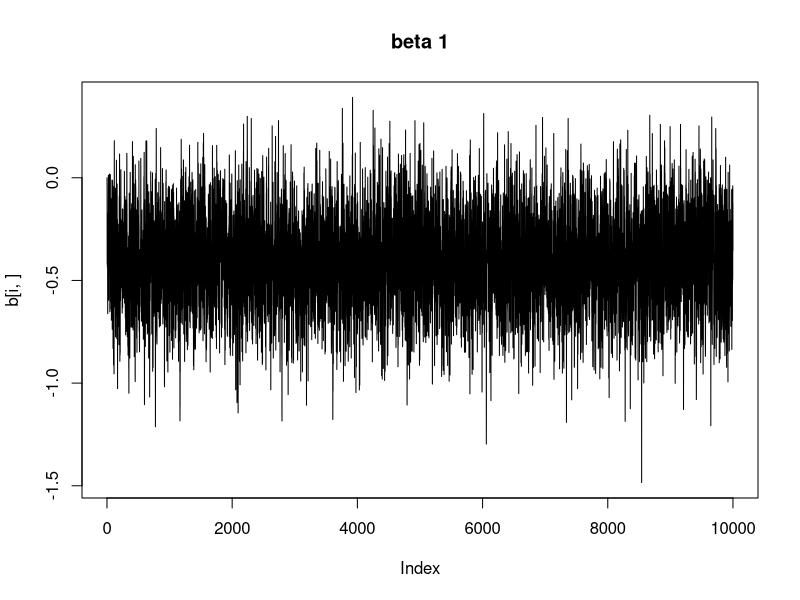
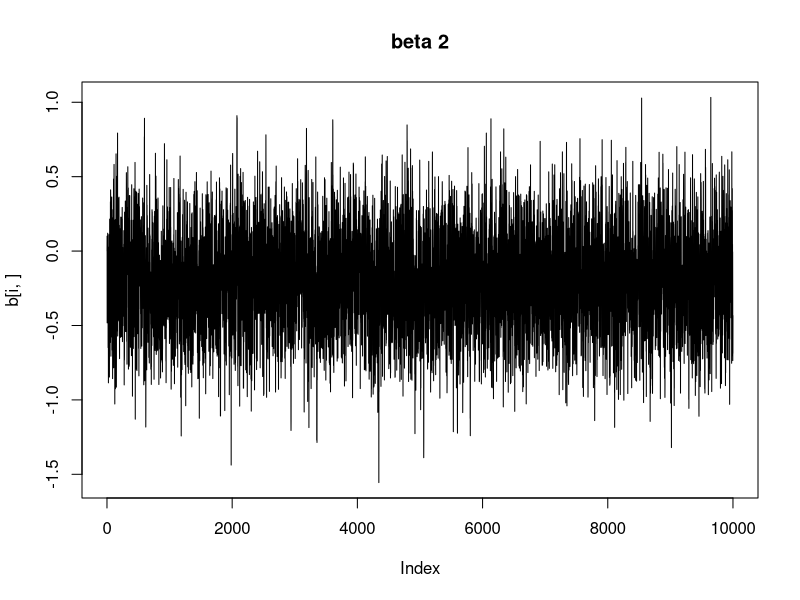
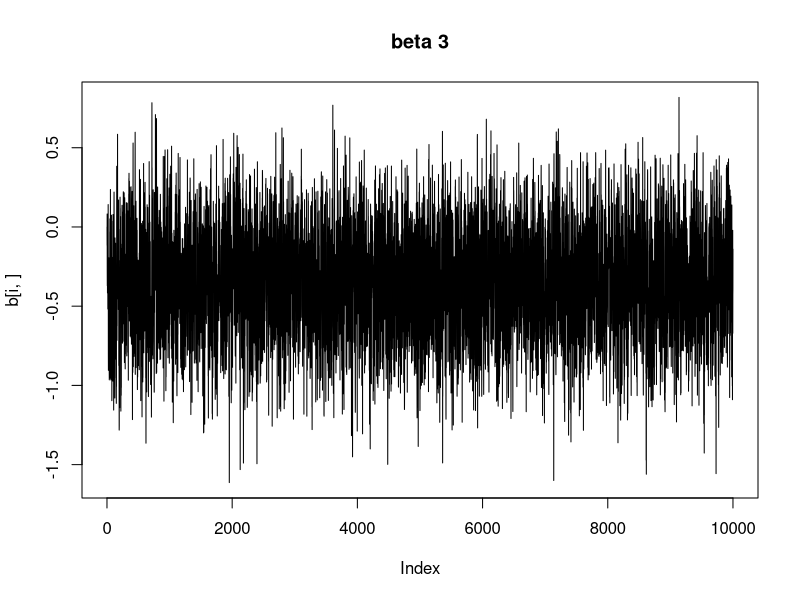
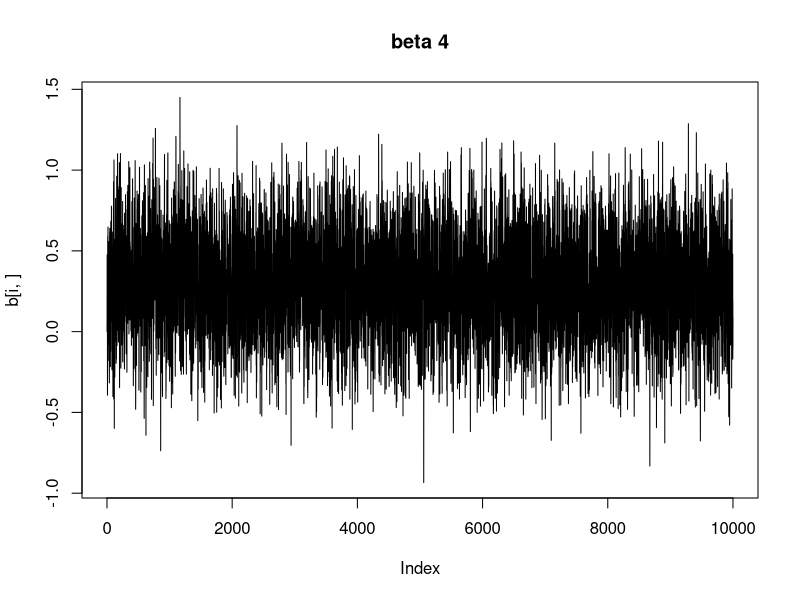
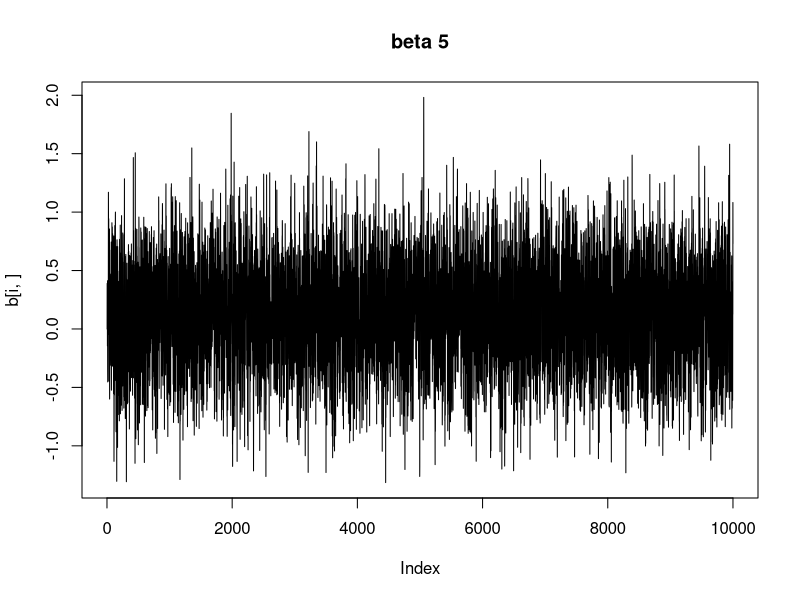
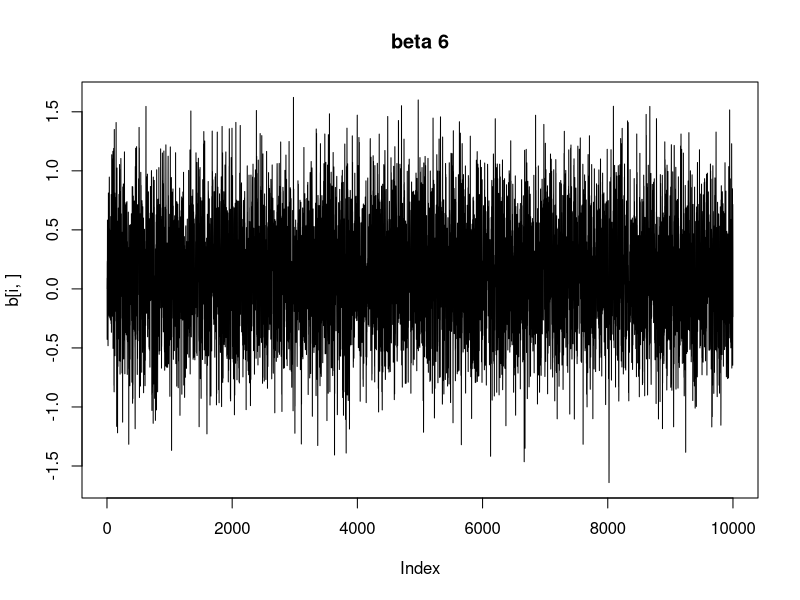
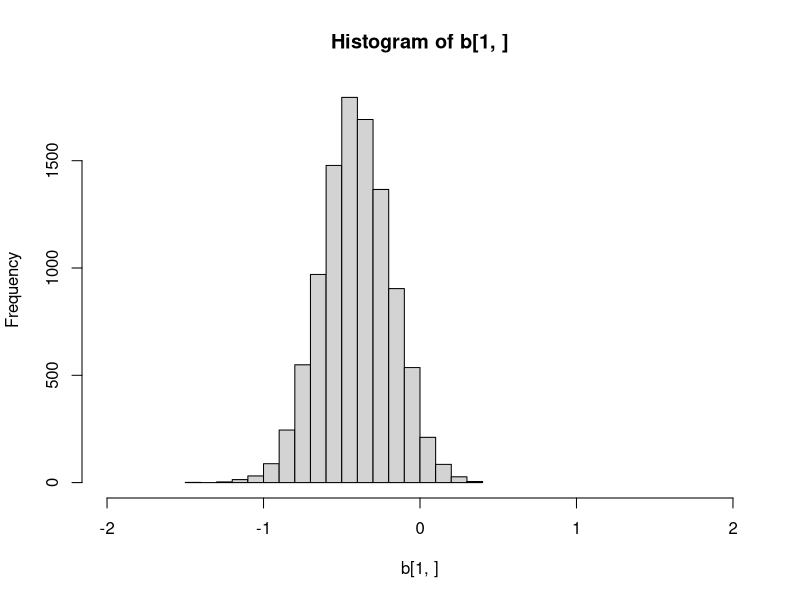
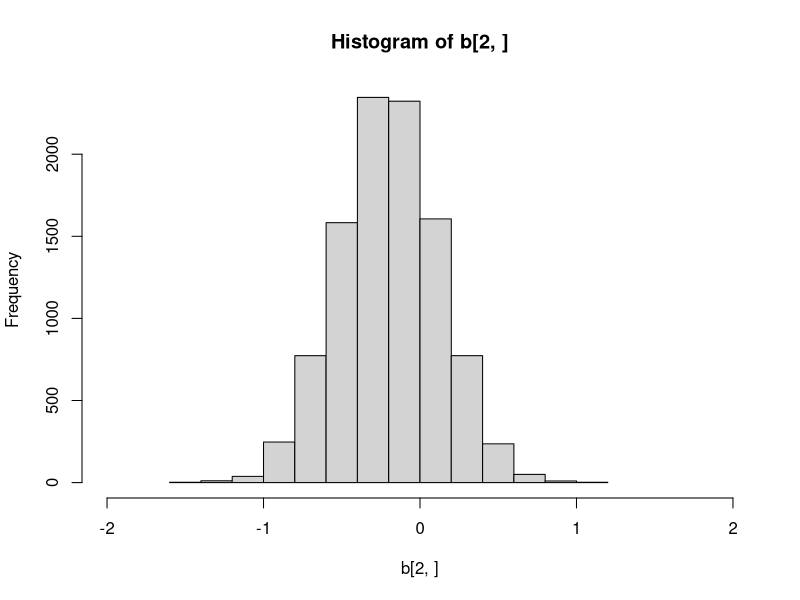

Generate these figures, in order, with R:
# MCMC chain for performing probit ANOVA
library(msm)
library(mvtnorm)

dat = read.delim("HeroViolence.txt")
dat = dat[!(is.na(dat$Game) | is.na(dat$Request) | is.na(dat$Calls)),]
N = nrow(dat)
# Generate some data
# design matrix
X = matrix(c("x0" = rep(1, nrow(dat))
             , "violent-hero"       = as.numeric(dat$Game == 1)
             , "violent-antisocial" = as.numeric(dat$Game == 2)
             , "saveLives-request"  = as.numeric(dat$Request == 2)
             ),
           nrow=nrow(dat),
           byrow=F)
X = cbind(X, X[,2]*X[,4]) # violent-hero / save-lives interaction
X = cbind(X, X[,3]*X[,4]) # violent-antihero / save-lives interaction
# could use model.matrix if I were working with real data?
y = as.numeric(dat$Calls > 0)

# establish priors on beta params
k = ncol(X) #nparams
priorMeans = rep(0, k)
scale = 5
B = solve(diag(scale, k, k))
# temp = seq(-4, 4, .1)
# plot(temp, dnorm(temp, mu.0, s2.0), type='l') # looks like a reasonable prior

# prepare chain holsters
M = 1e4
# make beta a matrix: rows are params, columns are iterations
b = matrix(0, nrow=k, ncol=M)
z = matrix(0, nrow=N, ncol=M)
# selector functions for truncated normal sampling of z
lowerLimits = c(-Inf, 0)
upperLimits = c(0, Inf)

for (i in 2:M) {
  V = solve(1/1*crossprod(X) + B)
  C = 1/1*crossprod(X, z[,i-1]) + crossprod(B,priorMeans)
  b[,i] = rmvnorm(1, crossprod(V,C), V)
  
  # sample z | nu y
  z[,i] = rtnorm(N, X %*% b[,i], 1, lower=lowerLimits[y+1], upper=upperLimits[y+1])

  if (i %% 1000 == 0) print(paste("Iteration", i))
}

for (i in 1:k) plot(b[i,], main=paste("beta", i), type='l')

apply(b, 1, mean)


hist(b[1,], xlim=c(-2,2))
hist(b[2,], xlim=c(-2,2))
# hist(z[y==0 & x ==0,], xlim=c(-4,4))
# hist(z[y==1 & x ==0,], xlim=c(-4,4))
# hist(z[y==0 & x ==1,], xlim=c(-4,4))
# hist(z[y==1 & x ==1,], xlim=c(-4,4))
